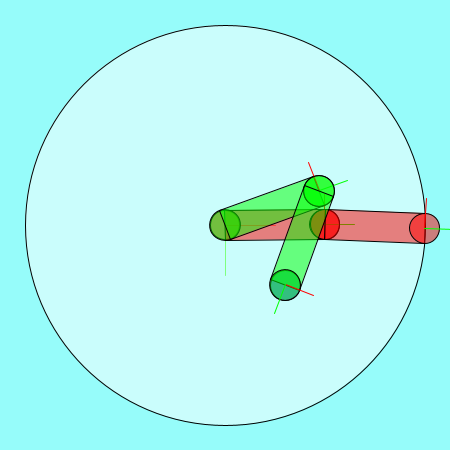
Frame 1 (no input)
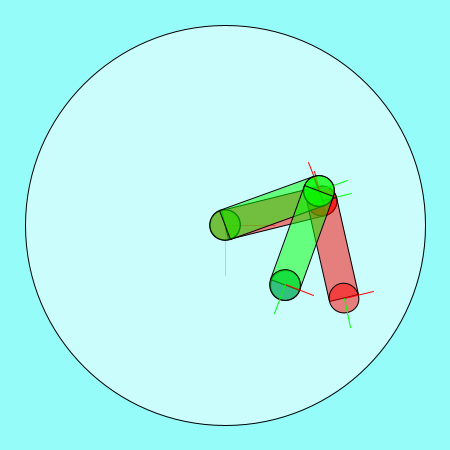
Frame 60 (the mouse pressed at the canvas centre just before this capture)
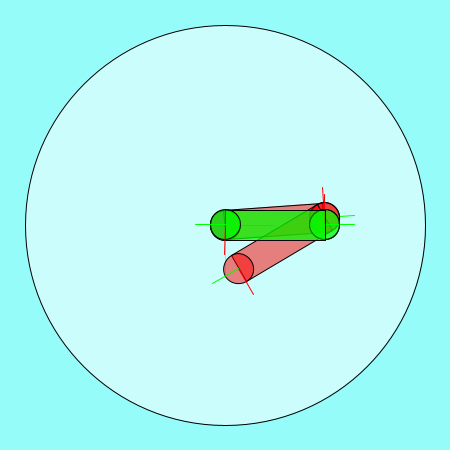
Frame 120 (the mouse held since frame 60 and released just before this capture)

The Processing sketch that drew these frames (run headless with seeded random() and noise(); from frame 60 on, the mouse is pressed at the canvas centre):

// Processing sketch: lez2_2DOF
// ── lez2_2DOF.pde

/* PER ESERCIZIO/ ESAME, MODIFICARE CON ELEMENTI UTILI 
(POSIZIONE ATTUALE E DESIDERATA, 
OSCILLOSCOPIO DELLE VARIABILI Q1 E Q2, PER VEDERE L'ANDAMENTO DELLE VARIABILI)*/

int L = 100; // dimensione del link
int R = 30;
float q1 = 0;
float q2 = 0;
float q1r = 0;
float q2r = 0;
float incr = 50;
float step = 0.02; //valore compreso tra 0 e 1, piccolo per eig lento 

/* CINEMATICA INVERSA */

float x = 60;
float y = 60;
float gomito = 1;

float a = 1; 

void setup() {
  size(450, 450);
  background(#96FCFA);
}

void draw() {
  background(#96FCFA); // per evitare che si sporchi con le scie lo sfondo
  translate(225, 225); // sposta le coordinate dell'origine da in alto a sinistra, al centro
  SR(50);
  fill(255, 255, 255, 127);
  ellipse(0, 0, 4*L, 4*L); // in quanto x2 perché è un raggio, e x2 essendoci 2 link

  if (pow(a, 2) <= 1) fill(0, 0, 255, 127); // faccio la verifica che mi trovi nello spazio operativo
  else fill (255, 0, 0);
  ellipse(x, y, R, R);


  a = (pow(x, 2)+ pow(y, 2) - pow(L, 2)- pow(L, 2))/ (2*L*L); // definita globale
  q2r = atan2(gomito*sqrt(abs(1-pow(a, 2))), a); 
  // con l'abs evitiamo che il programma termini, quando facciamo la radice di un numero negativo
  float b1 = L+cos(q2r)*L;
  float b2 = sin(q2r)*L;
  q1r= atan2(-b2*x+b1*y, b1*x+b2*y);





  //q1 += 0.01; // NB: avendo Processing una terna SINISTRA, gli angoli positivi 
  //q2 += 0.01; //     hanno senso ORARIO.

  q1 = q1-step*(q1-q1r);
  q2 = q2-step*(q2-q2r);

  pushMatrix(); //viene messo in uno STACK il SdR corrente
  robot(q1 -PI/2, q2, 255, 0, 0, 127);
  popMatrix(); // così riottengo il SdR precedente, senza le traslazioni dei link
  robot(q1r - PI/2, q2r, 0, 255, 0, 127);
}

void SR(int unit) { // definiamo il sistema di riferimento /* usiamo la codifica RGB per la terna XYZ */ 
  stroke (255, 0, 0);
  line(0, 0, unit, 0);
  stroke (0, 255, 0);
  line(0, 0, 0, unit);
  stroke(0);
}

void robot(float q1, float q2, int rr, int gg, int bb, int tt) {
  fill(rr, gg, bb, tt);
  rotate(q1);
  link(R, L);
  rotate(q2);
  link(R, L);
}

void link (float r, float l) { // non devo passare parametri di movimento, ma solo di forma

  ellipse(0, 0, r, r);
  translate(-r/2, 0); // traslo il SdR corrente, per poter disegnare i pezzi del link
  rect(0, 0, r, l);
  translate(r/2, l);
  ellipse(0, 0, r, r);
  SR(30);
}

void keyPressed() {
  if (keyCode == LEFT) x -= incr;
  if (keyCode == RIGHT) x += incr;
  if (keyCode == UP) y += incr;
  if (keyCode == DOWN) y -= incr;
  if (key == 'g') gomito = -gomito;
}

void mousePressed() {

  x = mouseX-width/2;
  y = mouseY-height/2;
}
